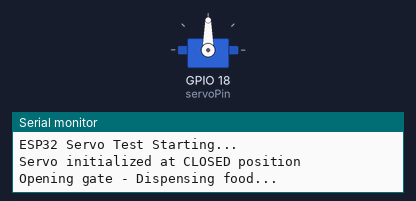
Recording of a sketch running on a simulated ESP32. Shown: servo, the last lines printed to the serial monitor.

Above: at 1.05 s.
At 7.0 s:
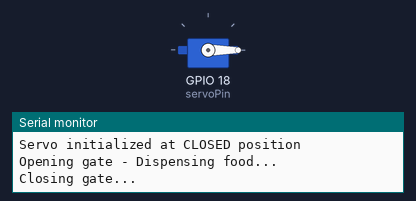
Timing chart, 0 to 8.8 s (numbered marks = the images above):
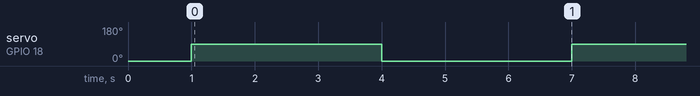

Measured:
- by itself, servo on GPIO 18 (servoPin): alternates 90° for 3.0 s and 0° for 3.0 s

The sketch:

test_ServoSG90.ino
```cpp
// Testing Servo with the esp32

#include <ESP32Servo.h>

Servo myServo;

// Define servo pin
const int servoPin = 18;

// Servo positions
const int CLOSED_POSITION = 0;    // Gate closed (no food)
const int OPEN_POSITION = 90;     // Gate open (dispense food) somehow a 98 degree difference looks more like 90 degrees, let's keep it 90 for now

void setup() {
  // Start serial communication for debugging
  Serial.begin(115200);
  Serial.println("ESP32 Servo Test Starting...");

  myServo.attach(servoPin);

  // Start at closed position
  myServo.write(CLOSED_POSITION); // Any servo has a default 0 degree position, wait for it to turn there then fix the desired arm on that angle
  Serial.println("Servo initialized at CLOSED position");

  delay(1000);
}

void loop() {
  // Simulate feeding cycle
  Serial.println("Opening gate - Dispensing food...");
  myServo.write(OPEN_POSITION);
  delay(3000);  // Keep open for 3 seconds

  Serial.println("Closing gate...");
  myServo.write(CLOSED_POSITION);
  delay(3000);  // Wait 3 seconds before next dispense (testing)

}
```
